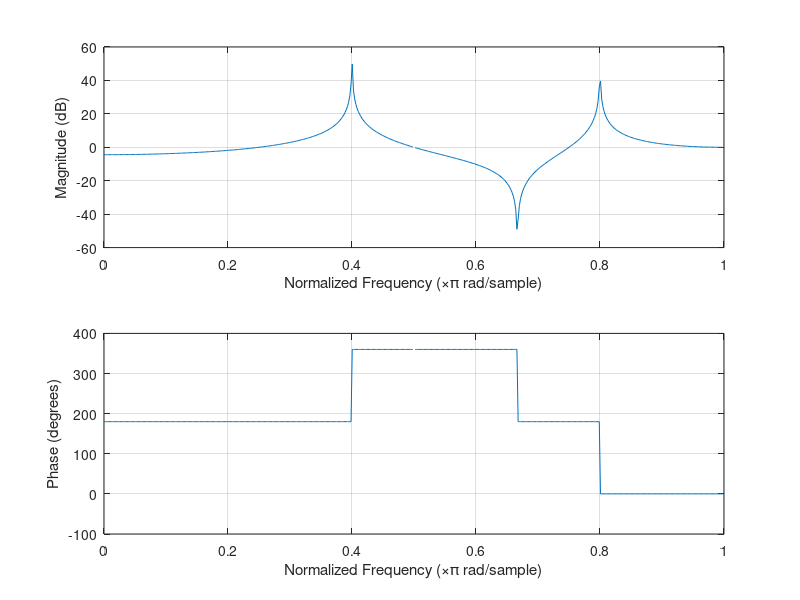

This figure's MATLAB source:
echo on
% Tema I de proiect / Problema nr 9
% Introducerea vectorilor
h1=[1 2 3 4 4 3 2 1]
h2=1-h1
% Afisarea vectorilor
clf
stem(h1)
pause
stem(h2)
pause
% Calculul TFD
H1=fft(h1)
H2=fft(h2)
% Afisarea  modulului rezultatului
subplot(2,1,1)
stem(abs(H1))
subplot(2,1,2)
stem(abs(H2))
pause
% Afisarea argumentului rezultatului
subplot(2,1,1)
stem(angle(H1))
subplot(2,1,2)
stem(angle(H2))
% Implementarea unui FTJ nerecursiv
% Nu se poate!
% Calculul parametrilor functiei de transfer
% Pozitia polilor si zerourilor
clf
zplane(h2,h1)
pause
% Raspunsul in frecventa
clf
freqz(h2,h1)
pause

